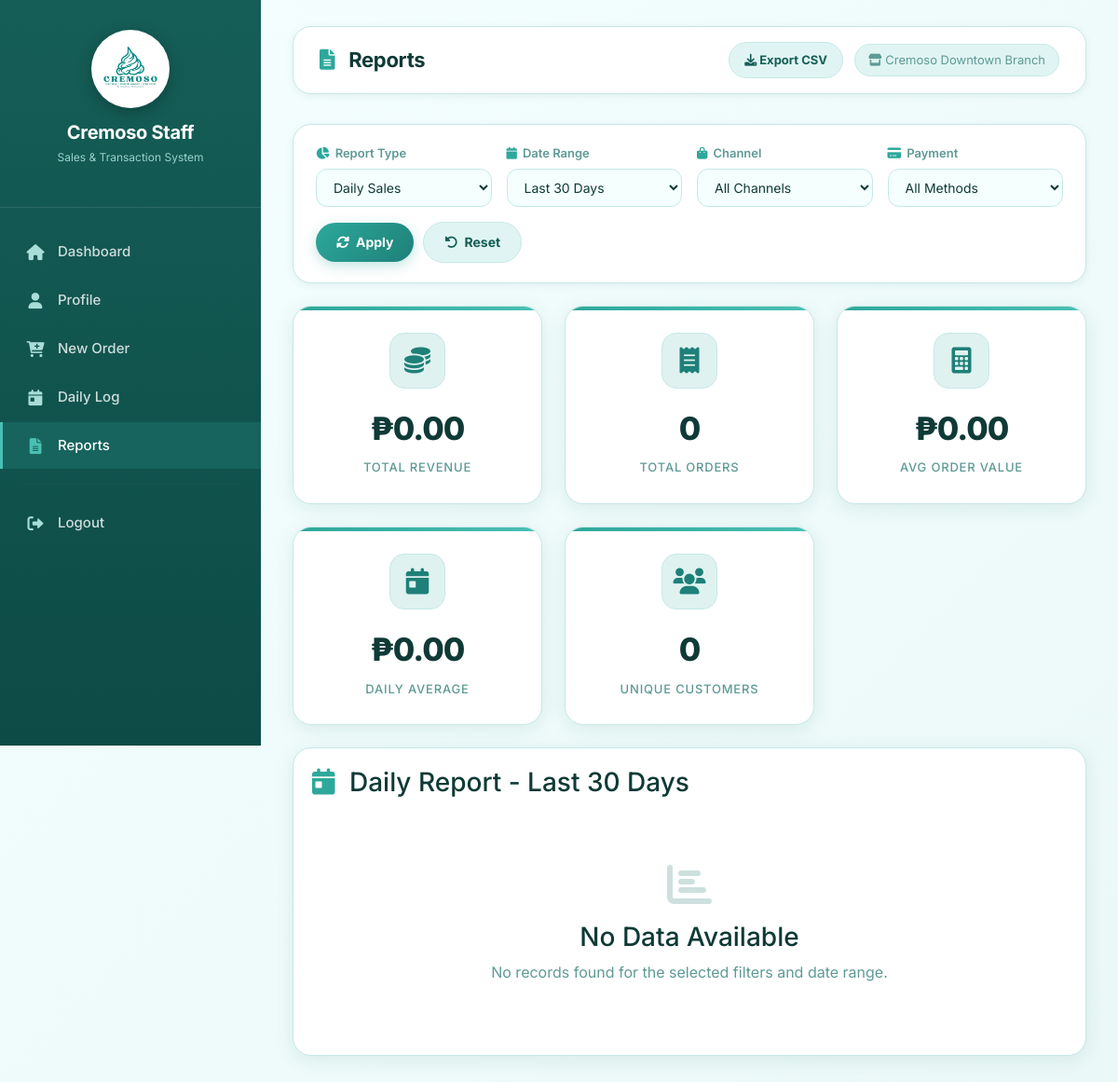
The app's page /staff/reports.php (signed in), older data.
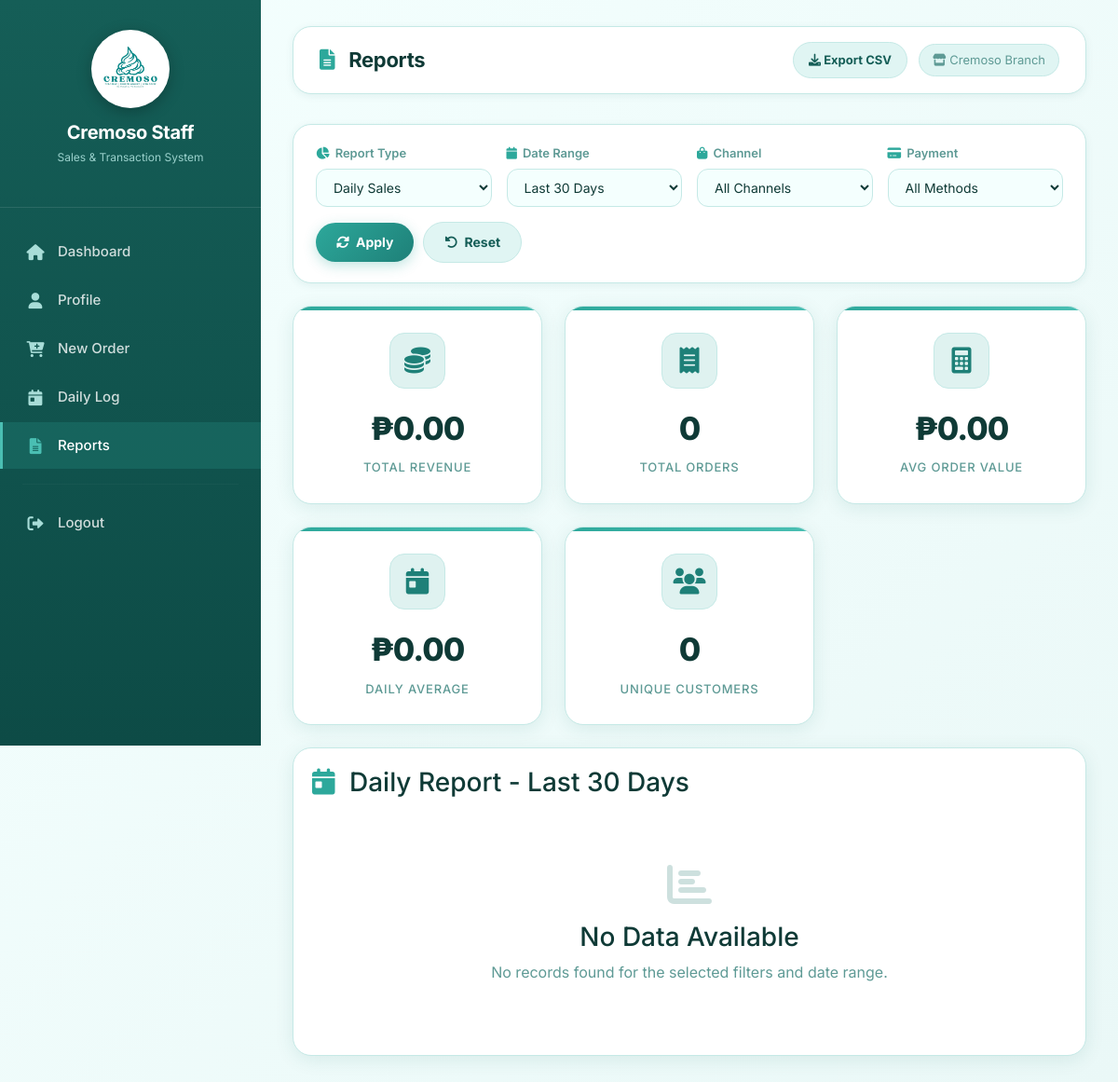
The same page, newer data.
### tables this page shows
CREATE TABLE branches (
    branch_id INT PRIMARY KEY AUTO_INCREMENT,
    branch_name VARCHAR(100) NOT NULL,
    location VARCHAR(255) NOT NULL
);

### staff/reports.php (the view, shortened to what the changed rows need)
<?php
require_once __DIR__ . '/../includes/auth.php';
$branch_id = $_SESSION['branch_id'];
$branch = $pdo->prepare("SELECT branch_name FROM branches WHERE branch_id = ?");
$branch->execute([$branch_id]);
$branchName = $branch->fetchColumn();
?>
<?php include __DIR__ . '/../includes/header.php'; ?>
<div class="main-content">
    <div class="page-header">
        <h1><i class="fas fa-file-alt"></i> Reports</h1>
        <div style="display: flex; align-items: center; gap: 12px;">
            <a href="?<?= http_build_query(array_merge($_GET, ['export' => 'csv'])) ?>" class="btn-secondary" style="padding: 8px 16px; font-size: 13px;">
                <i class="fas fa-download"></i> Export CSV
            </a>
            <span style="font-size: 13px; color: var(--text-muted); background: var(--primary-pale); padding: 6px 14px; border-radius: 20px; border: 1px solid var(--border);">
                <i class="fas fa-store"></i> <?= htmlspecialchars($branchName) ?>
            </span>
        </div>
    </div>
</div>
<?php include __DIR__ . '/../includes/footer.php'; ?>

Row changes from the older to the newer data that the page shows:
changed branches: branch_name "Cremoso Downtown Branch" → "Cremoso Branch"
